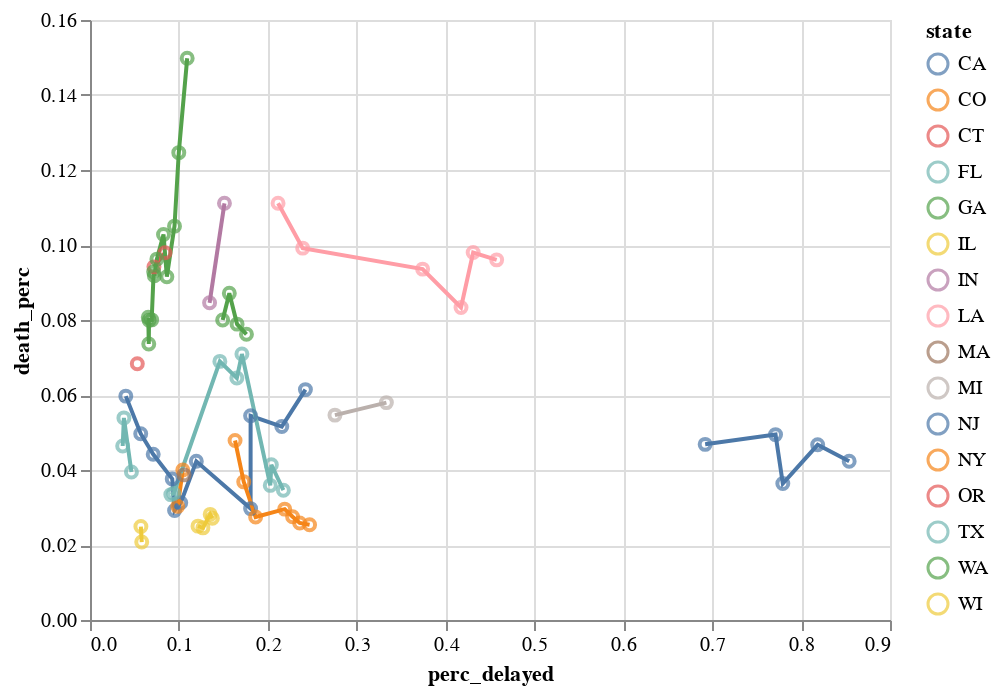

This figure's notebook cell:
### Code cell
y = "death_perc"
x = "perc_delayed"

h = (
    Chart(ddelayed)
    .mark_line()
    .encode(
        x=A.X(x, title=x),
        y=A.Y(y, title=y),
        color=color,
        tooltip=["perc_delayed_s", "death_perc_s", color, x, y, "date"],
    )
)

(h + h.mark_point()).interactive()

### Figure 1 — Vega-Lite specification as saved in the notebook (floating-point values rounded to 4 significant figures)
{"$schema": "https://vega.github.io/schema/vega-lite/v3.4.0.json", "config": {"mark": {"tooltip": null}, "view": {"height": 300, "width": 400}}, "data": {"name": "data-1d5f501b7d8dde80239d7b365ab811a1"}, "datasets": {"data-1d5f501b7d8dde80239d7b365ab811a1": [{"bdeath05": -24.41, "bdeath50": -19.6, "bdeath95": -15.85, "date": "2020-03-16T00:00:00", "death": 6, "death_perc": 0.0297, "death_perc_s": 3, "pdel05": 0.1628, "pdel50": 0.1802, "pdel95": 0.1981, "perc_delayed": 0.1807, "perc_delayed_s": 18.1, "pos_delayed": 202, "positive": 335, "prev_perc_delayed": 0.1807, "state": "CA", "tot_delayed": 1118, "total": 8316}, {"bdeath05": -19.69, "bdeath50": -15.94, "bdeath95": -13.05, "date": "2020-03-17T00:00:00", "death": 11, "death_perc": 0.05446, "death_perc_s": 5.4, "pdel05": 0.163, "pdel50": 0.1805, "pdel95": 0.1985, "perc_delayed": 0.1807, "perc_delayed_s": 18.1, "pos_delayed": 202, "positive": 483, "prev_perc_delayed": 0.1807, "state": "CA", "tot_delayed": 1118, "total": 8464}, {"bdeath05": -16.49, "bdeath50": -13.77, "bdeath95": -11.5, "date": "2020-03-18T00:00:00", "death": 13, "death_perc": 0.05159, "death_perc_s": 5.2, "pdel05": 0.1952, "pdel50": 0.2133, "pdel95": 0.2332, "perc_delayed": 0.2158, "perc_delayed_s": 21.6, "pos_delayed": 252, "positive": 611, "prev_perc_delayed": 0.1807, "state": "CA", "tot_delayed": 1168, "total": 8592}, {"bdeath05": -13.53, "bdeath50": -11.44, "bdeath95": -9.673, "date": "2020-03-19T00:00:00", "death": 18, "death_perc": 0.06143, "death_perc_s": 6.1, "pdel05": 0.2216, "pdel50": 0.2401, "pdel95": 0.2608, "perc_delayed": 0.2423, "perc_delayed_s": 24.2, "pos_delayed": 293, "positive": 924, "prev_perc_delayed": 0.2158, "state": "CA", "tot_delayed": 1209, "total": 9711}, {"bdeath05": -79.86, "bdeath50": -68.18, "bdeath95": -57.63, "date": "2020-03-20T00:00:00", "death": 20, "death_perc": 0.0597, "death_perc_s": 6, "pdel05": 0.03724, "pdel50": 0.0406, "pdel95": 0.0444, "perc_delayed": 0.04028, "perc_delayed_s": 4, "pos_delayed": 335, "positive": 1063, "prev_perc_delayed": 0.2423, "state": "CA", "tot_delayed": 8316, "total": 11487}, {"bdeath05": -59.63, "bdeath50": -52.04, "bdeath95": -45.56, "date": "2020-03-21T00:00:00", "death": 24, "death_perc": 0.04969, "death_perc_s": 5, "pdel05": 0.05297, "pdel50": 0.05696, "pdel95": 0.0611, "perc_delayed": 0.05707, "perc_delayed_s": 5.7, "pos_delayed": 483, "positive": 1279, "prev_perc_delayed": 0.04028, "state": "CA", "tot_delayed": 8464, "total": 12528}, {"bdeath05": -49.0, "bdeath50": -43.49, "bdeath95": -38.4, "date": "2020-03-22T00:00:00", "death": 27, "death_perc": 0.04419, "death_perc_s": 4.4, "pdel05": 0.0666, "pdel50": 0.07093, "pdel95": 0.07574, "perc_delayed": 0.07111, "perc_delayed_s": 7.1, "pos_delayed": 611, "positive": 1536, "prev_perc_delayed": 0.05707, "state": "CA", "tot_delayed": 8592, "total": 12840}, {"bdeath05": -41.05, "bdeath50": -36.97, "bdeath95": -33.41, "date": "2020-03-23T00:00:00", "death": 27, "death_perc": 0.02922, "death_perc_s": 2.9, "pdel05": 0.0904, "pdel50": 0.09504, "pdel95": 0.09991, "perc_delayed": 0.09515, "perc_delayed_s": 9.5, "pos_delayed": 924, "positive": 1733, "prev_perc_delayed": 0.07111, "state": "CA", "tot_delayed": 9711, "total": 26400}, {"bdeath05": -38.58, "bdeath50": -35.09, "bdeath95": -31.82, "date": "2020-03-24T00:00:00", "death": 40, "death_perc": 0.03763, "death_perc_s": 3.8, "pdel05": 0.08805, "pdel50": 0.09251, "pdel95": 0.0971, "perc_delayed": 0.09254, "perc_delayed_s": 9.3, "pos_delayed": 1063, "positive": 2102, "prev_perc_delayed": 0.09515, "state": "CA", "tot_delayed": 11487, "total": 27654}, {"bdeath05": -36.83, "bdeath50": -33.75, "bdeath95": -30.91, "date": "2020-03-25T00:00:00", "death": 40, "death_perc": 0.03127, "death_perc_s": 3.1, "pdel05": 0.0978, "pdel50": 0.1021, "pdel95": 0.1065, "perc_delayed": 0.1021, "perc_delayed_s": 10.2, "pos_delayed": 1279, "positive": 2102, "prev_perc_delayed": 0.09254, "state": "CA", "tot_delayed": 12528, "total": 27654}, {"bdeath05": -28.32, "bdeath50": -26.14, "bdeath95": -24.17, "date": "2020-03-26T00:00:00", "death": 65, "death_perc": 0.04232, "death_perc_s": 4.2, "pdel05": 0.1147, "pdel50": 0.1196, "pdel95": 0.1242, "perc_delayed": 0.1196, "perc_delayed_s": 12, "pos_delayed": 1536, "positive": 3006, "prev_perc_delayed": 0.1021, "state": "CA", "tot_delayed": 12840, "total": 77786}, {"bdeath05": -42.0, "bdeath50": -35.39, "bdeath95": -30.04, "date": "2020-03-25T00:00:00", "death": 11, "death_perc": 0.0303, "death_perc_s": 3, "pdel05": 0.09076, "pdel50": 0.09864, "pdel95": 0.1067, "perc_delayed": 0.09864, "perc_delayed_s": 9.9, "pos_delayed": 363, "positive": 912, "prev_perc_delayed": 0.09864, "state": "CO", "tot_delayed": 3680, "total": 7701}, {"bdeath05": -35.27, "bdeath50": -30.68, "bdeath95": -26.64, "date": "2020-03-26T00:00:00", "death": 19, "death_perc": 0.04, "death_perc_s": 4, "pdel05": 0.09692, "pdel50": 0.1044, "pdel95": 0.1119, "perc_delayed": 0.1044, "perc_delayed_s": 10.4, "pos_delayed": 475, "positive": 1086, "prev_perc_delayed": 0.09864, "state": "CO", "tot_delayed": 4550, "total": 8064}, {"bdeath05": -32.72, "bdeath50": -26.49, "bdeath95": -21.24, "date": "2020-03-25T00:00:00", "death": 19, "death_perc": 0.09794, "death_perc_s": 9.8, "pdel05": 0.07469, "pdel50": 0.08429, "pdel95": 0.09404, "perc_delayed": 0.08435, "perc_delayed_s": 8.4, "pos_delayed": 194, "positive": 875, "prev_perc_delayed": 0.08435, "state": "CT", "tot_delayed": 2300, "total": 5898}, {"bdeath05": -38.16, "bdeath50": -31.71, "bdeath95": -25.96, "date": "2020-03-26T00:00:00", "death": 21, "death_perc": 0.09417, "death_perc_s": 9.4, "pdel05": 0.06473, "pdel50": 0.07196, "pdel95": 0.07954, "perc_delayed": 0.07194, "perc_delayed_s": 7.2, "pos_delayed": 223, "positive": 1012, "prev_perc_delayed": 0.08435, "state": "CT", "tot_delayed": 3100, "total": 6637}, {"bdeath05": -23.81, "bdeath50": -18.15, "bdeath95": -13.8, "date": "2020-03-19T00:00:00", "death": 8, "death_perc": 0.06897, "death_perc_s": 6.9, "pdel05": 0.1262, "pdel50": 0.146, "pdel95": 0.1664, "perc_delayed": 0.1461, "perc_delayed_s": 14.6, "pos_delayed": 116, "positive": 390, "prev_perc_delayed": 0.1461, "state": "FL", "tot_delayed": 794, "total": 2942}, {"bdeath05": -19.68, "bdeath50": -15.45, "bdeath95": -12.08, "date": "2020-03-20T00:00:00", "death": 10, "death_perc": 0.07092, "death_perc_s": 7.1, "pdel05": 0.148, "pdel50": 0.1686, "pdel95": 0.19, "perc_delayed": 0.1709, "perc_delayed_s": 17.1, "pos_delayed": 141, "positive": 520, "prev_perc_delayed": 0.1461, "state": "FL", "tot_delayed": 825, "total": 3416}, {"bdeath05": -20.35, "bdeath50": -16.36, "bdeath95": -13.25, "date": "2020-03-21T00:00:00", "death": 12, "death_perc": 0.06452, "death_perc_s": 6.5, "pdel05": 0.1478, "pdel50": 0.165, "pdel95": 0.183, "perc_delayed": 0.1652, "perc_delayed_s": 16.5, "pos_delayed": 186, "positive": 658, "prev_perc_delayed": 0.1709, "state": "FL", "tot_delayed": 1126, "total": 8239}, {"bdeath05": -18.47, "bdeath50": -15.65, "bdeath95": -13.24, "date": "2020-03-22T00:00:00", "death": 13, "death_perc": 0.0414, "death_perc_s": 4.1, "pdel05": 0.1865, "pdel50": 0.2022, "pdel95": 0.219, "perc_delayed": 0.204, "perc_delayed_s": 20.4, "pos_delayed": 314, "positive": 830, "prev_perc_delayed": 0.1652, "state": "FL", "tot_delayed": 1539, "total": 9783}, {"bdeath05": -19.09, "bdeath50": -16.34, "bdeath95": -14.03, "date": "2020-03-23T00:00:00", "death": 14, "death_perc": 0.0359, "death_perc_s": 3.6, "pdel05": 0.1881, "pdel50": 0.2025, "pdel95": 0.2182, "perc_delayed": 0.2028, "perc_delayed_s": 20.3, "pos_delayed": 390, "positive": 1171, "prev_perc_delayed": 0.204, "state": "FL", "tot_delayed": 1923, "total": 13094}, {"bdeath05": -17.73, "bdeath50": -15.44, "bdeath95": -13.49, "date": "2020-03-24T00:00:00", "death": 18, "death_perc": 0.03462, "death_perc_s": 3.5, "pdel05": 0.2036, "pdel50": 0.2169, "pdel95": 0.231, "perc_delayed": 0.2176, "perc_delayed_s": 21.8, "pos_delayed": 520, "positive": 1412, "prev_perc_delayed": 0.2028, "state": "FL", "tot_delayed": 2390, "total": 15547}, {"bdeath05": -41.81, "bdeath50": -36.93, "bdeath95": -32.81, "date": "2020-03-25T00:00:00", "death": 22, "death_perc": 0.03343, "death_perc_s": 3.3, "pdel05": 0.08601, "pdel50": 0.09154, "pdel95": 0.0972, "perc_delayed": 0.09092, "perc_delayed_s": 9.1, "pos_delayed": 658, "positive": 1682, "prev_perc_delayed": 0.2176, "state": "FL", "tot_delayed": 7237, "total": 18289}, {"bdeath05": -40.04, "bdeath50": -35.79, "bdeath95": -32.03, "date": "2020-03-26T00:00:00", "death": 28, "death_perc": 0.03373, "death_perc_s": 3.4, "pdel05": 0.08902, "pdel50": 0.09398, "pdel95": 0.09931, "perc_delayed": 0.0941, "perc_delayed_s": 9.4, "pos_delayed": 830, "positive": 2355, "prev_perc_delayed": 0.09092, "state": "FL", "tot_delayed": 8820, "total": 27539}, {"bdeath05": -17.91, "bdeath50": -15.12, "bdeath95": -12.69, "date": "2020-03-23T00:00:00", "death": 25, "death_perc": 0.08711, "death_perc_s": 8.7, "pdel05": 0.1432, "pdel50": 0.1565, "pdel95": 0.1704, "perc_delayed": 0.1567, "perc_delayed_s": 15.7, "pos_delayed": 287, "positive": 772, "prev_perc_delayed": 0.1567, "state": "GA", "tot_delayed": 1831, "total": 5069}, {"bdeath05": -16.47, "bdeath50": -14.29, "bdeath95": -12.32, "date": "2020-03-24T00:00:00", "death": 32, "death_perc": 0.07619, "death_perc_s": 7.6, "pdel05": 0.1627, "pdel50": 0.1755, "pdel95": 0.1884, "perc_delayed": 0.176, "perc_delayed_s": 17.6, "pos_delayed": 420, "positive": 1026, "prev_perc_delayed": 0.1567, "state": "GA", "tot_delayed": 2386, "total": 5484}, {"bdeath05": -16.94, "bdeath50": -14.89, "bdeath95": -13.09, "date": "2020-03-25T00:00:00", "death": 40, "death_perc": 0.0789, "death_perc_s": 7.9, "pdel05": 0.1549, "pdel50": 0.1658, "pdel95": 0.1769, "perc_delayed": 0.1655, "perc_delayed_s": 16.5, "pos_delayed": 507, "positive": 1247, "prev_perc_delayed": 0.176, "state": "GA", "tot_delayed": 3064, "total": 6179}, {"bdeath05": -18.42, "bdeath50": -16.43, "bdeath95": -14.56, "date": "2020-03-26T00:00:00", "death": 48, "death_perc": 0.08, "death_perc_s": 8, "pdel05": 0.1408, "pdel50": 0.1495, "pdel95": 0.1584, "perc_delayed": 0.1493, "perc_delayed_s": 14.9, "pos_delayed": 600, "positive": 1525, "prev_perc_delayed": 0.1655, "state": "GA", "tot_delayed": 4020, "total": 8926}, {"bdeath05": -31.03, "bdeath50": -26.43, "bdeath95": -22.68, "date": "2020-03-23T00:00:00", "death": 12, "death_perc": 0.02817, "death_perc_s": 2.8, "pdel05": 0.1252, "pdel50": 0.135, "pdel95": 0.145, "perc_delayed": 0.1352, "perc_delayed_s": 13.5, "pos_delayed": 426, "positive": 1285, "prev_perc_delayed": 0.1352, "state": "IL", "tot_delayed": 3151, "total": 9868}, {"bdeath05": -29.82, "bdeath50": -26.2, "bdeath95": -22.9, "date": "2020-03-24T00:00:00", "death": 16, "death_perc": 0.02712, "death_perc_s": 2.7, "pdel05": 0.1292, "pdel50": 0.1376, "pdel95": 0.1463, "perc_delayed": 0.1377, "perc_delayed_s": 13.8, "pos_delayed": 590, "positive": 1551, "prev_perc_delayed": 0.1352, "state": "IL", "tot_delayed": 4286, "total": 11485}, {"bdeath05": -34.18, "bdeath50": -30.26, "bdeath95": -26.87, "date": "2020-03-25T00:00:00", "death": 19, "death_perc": 0.02503, "death_perc_s": 2.5, "pdel05": 0.1148, "pdel50": 0.1216, "pdel95": 0.1284, "perc_delayed": 0.1215, "perc_delayed_s": 12.1, "pos_delayed": 759, "positive": 1865, "prev_perc_delayed": 0.1377, "state": "IL", "tot_delayed": 6247, "total": 14209}, {"bdeath05": -32.22, "bdeath50": -29.1, "bdeath95": -26.26, "date": "2020-03-26T00:00:00", "death": 26, "death_perc": 0.02457, "death_perc_s": 2.5, "pdel05": 0.1212, "pdel50": 0.1269, "pdel95": 0.1329, "perc_delayed": 0.127, "perc_delayed_s": 12.7, "pos_delayed": 1058, "positive": 2538, "prev_perc_delayed": 0.1215, "state": "IL", "tot_delayed": 8329, "total": 16631}, {"bdeath05": -17.83, "bdeath50": -13.88, "bdeath95": -10.7, "date": "2020-03-25T00:00:00", "death": 14, "death_perc": 0.1111, "death_perc_s": 11.1, "pdel05": 0.1317, "pdel50": 0.151, "pdel95": 0.1705, "perc_delayed": 0.1513, "perc_delayed_s": 15.1, "pos_delayed": 126, "positive": 477, "prev_perc_delayed": 0.1513, "state": "IN", "tot_delayed": 833, "total": 3356}, {"bdeath05": -21.87, "bdeath50": -17.81, "bdeath95": -14.53, "date": "2020-03-26T00:00:00", "death": 17, "death_perc": 0.08458, "death_perc_s": 8.5, "pdel05": 0.1211, "pdel50": 0.1348, "pdel95": 0.1498, "perc_delayed": 0.1345, "perc_delayed_s": 13.5, "pos_delayed": 201, "positive": 645, "prev_perc_delayed": 0.1513, "state": "IN", "tot_delayed": 1494, "total": 4651}, {"bdeath05": -7.54, "bdeath50": -6.14, "bdeath95": -4.97, "date": "2020-03-21T00:00:00", "death": 16, "death_perc": 0.09357, "death_perc_s": 9.4, "pdel05": 0.3399, "pdel50": 0.3732, "pdel95": 0.4062, "perc_delayed": 0.3742, "perc_delayed_s": 37.4, "pos_delayed": 171, "positive": 585, "prev_perc_delayed": 0.3742, "state": "LA", "tot_delayed": 457, "total": 2765}, {"bdeath05": -7.034, "bdeath50": -5.884, "bdeath95": -4.912, "date": "2020-03-22T00:00:00", "death": 20, "death_perc": 0.08333, "death_perc_s": 8.3, "pdel05": 0.3794, "pdel50": 0.4095, "pdel95": 0.4412, "perc_delayed": 0.4174, "perc_delayed_s": 41.7, "pos_delayed": 240, "positive": 837, "prev_perc_delayed": 0.3742, "state": "LA", "tot_delayed": 575, "total": 3498}, {"bdeath05": -6.005, "bdeath50": -5.2, "bdeath95": -4.475, "date": "2020-03-23T00:00:00", "death": 34, "death_perc": 0.09798, "death_perc_s": 9.8, "pdel05": 0.4015, "pdel50": 0.4287, "pdel95": 0.4562, "perc_delayed": 0.4311, "perc_delayed_s": 43.1, "pos_delayed": 347, "positive": 1172, "prev_perc_delayed": 0.4174, "state": "LA", "tot_delayed": 805, "total": 5948}, {"bdeath05": -5.614, "bdeath50": -4.945, "bdeath95": -4.368, "date": "2020-03-24T00:00:00", "death": 46, "death_perc": 0.09603, "death_perc_s": 9.6, "pdel05": 0.4316, "pdel50": 0.4544, "pdel95": 0.4767, "perc_delayed": 0.4575, "perc_delayed_s": 45.7, "pos_delayed": 479, "positive": 1388, "prev_perc_delayed": 0.4311, "state": "LA", "tot_delayed": 1047, "total": 8603}, {"bdeath05": -10.72, "bdeath50": -9.559, "bdeath95": -8.5, "date": "2020-03-25T00:00:00", "death": 65, "death_perc": 0.1111, "death_perc_s": 11.1, "pdel05": 0.2053, "pdel50": 0.2181, "pdel95": 0.2312, "perc_delayed": 0.2116, "perc_delayed_s": 21.2, "pos_delayed": 585, "positive": 1795, "prev_perc_delayed": 0.4575, "state": "LA", "tot_delayed": 2765, "total": 11451}, {"bdeath05": -10.19, "bdeath50": -9.252, "bdeath95": -8.401, "date": "2020-03-26T00:00:00", "death": 83, "death_perc": 0.09916, "death_perc_s": 9.9, "pdel05": 0.2272, "pdel50": 0.2387, "pdel95": 0.25, "perc_delayed": 0.2393, "perc_delayed_s": 23.9, "pos_delayed": 837, "positive": 2305, "prev_perc_delayed": 0.2116, "state": "LA", "tot_delayed": 3498, "total": 18029}, {"bdeath05": -34.35, "bdeath50": -30.48, "bdeath95": -26.98, "date": "2020-03-26T00:00:00", "death": 25, "death_perc": 0.0387, "death_perc_s": 3.9, "pdel05": 0.09943, "pdel50": 0.1057, "pdel95": 0.1124, "perc_delayed": 0.1058, "perc_delayed_s": 10.6, "pos_delayed": 646, "positive": 2417, "prev_perc_delayed": 0.1058, "state": "MA", "tot_delayed": 6105, "total": 23621}, {"bdeath05": -11.46, "bdeath50": -10.38, "bdeath95": -9.39, "date": "2020-03-25T00:00:00", "death": 43, "death_perc": 0.05464, "death_perc_s": 5.5, "pdel05": 0.2623, "pdel50": 0.2754, "pdel95": 0.2885, "perc_delayed": 0.2756, "perc_delayed_s": 27.6, "pos_delayed": 787, "positive": 2294, "prev_perc_delayed": 0.2756, "state": "MI", "tot_delayed": 2856, "total": 4363}, {"bdeath05": -9.192, "bdeath50": -8.431, "bdeath95": -7.731, "date": "2020-03-26T00:00:00", "death": 60, "death_perc": 0.05797, "death_perc_s": 5.8, "pdel05": 0.318, "pdel50": 0.3313, "pdel95": 0.3452, "perc_delayed": 0.3334, "perc_delayed_s": 33.3, "pos_delayed": 1035, "positive": 2856, "prev_perc_delayed": 0.2756, "state": "MI", "tot_delayed": 3104, "total": 9406}, {"bdeath05": -4.999, "bdeath50": -4.379, "bdeath95": -3.823, "date": "2020-03-22T00:00:00", "death": 20, "death_perc": 0.04684, "death_perc_s": 4.7, "pdel05": 0.6618, "pdel50": 0.6909, "pdel95": 0.7198, "perc_delayed": 0.6921, "perc_delayed_s": 69.2, "pos_delayed": 427, "positive": 1914, "prev_perc_delayed": 0.6921, "state": "NJ", "tot_delayed": 617, "total": 2290}, {"bdeath05": -4.723, "bdeath50": -4.258, "bdeath95": -3.846, "date": "2020-03-23T00:00:00", "death": 27, "death_perc": 0.03639, "death_perc_s": 3.6, "pdel05": 0.7497, "pdel50": 0.7718, "pdel95": 0.7929, "perc_delayed": 0.7794, "perc_delayed_s": 77.9, "pos_delayed": 742, "positive": 2844, "prev_perc_delayed": 0.6921, "state": "NJ", "tot_delayed": 952, "total": 3297}, {"bdeath05": -4.185, "bdeath50": -3.846, "bdeath95": -3.52, "date": "2020-03-24T00:00:00", "death": 44, "death_perc": 0.04944, "death_perc_s": 4.9, "pdel05": 0.7515, "pdel50": 0.7711, "pdel95": 0.7902, "perc_delayed": 0.7712, "perc_delayed_s": 77.1, "pos_delayed": 890, "positive": 3675, "prev_perc_delayed": 0.7794, "state": "NJ", "tot_delayed": 1154, "total": 12045}, {"bdeath05": -3.983, "bdeath50": -3.703, "bdeath95": -3.445, "date": "2020-03-25T00:00:00", "death": 62, "death_perc": 0.04672, "death_perc_s": 4.7, "pdel05": 0.8009, "pdel50": 0.8165, "pdel95": 0.8317, "perc_delayed": 0.8186, "perc_delayed_s": 81.9, "pos_delayed": 1327, "positive": 4402, "prev_perc_delayed": 0.7712, "state": "NJ", "tot_delayed": 1621, "total": 14854}, {"bdeath05": -3.906, "bdeath50": -3.661, "bdeath95": -3.439, "date": "2020-03-26T00:00:00", "death": 81, "death_perc": 0.04232, "death_perc_s": 4.2, "pdel05": 0.8406, "pdel50": 0.8529, "pdel95": 0.8644, "perc_delayed": 0.8541, "perc_delayed_s": 85.4, "pos_delayed": 1914, "positive": 6876, "prev_perc_delayed": 0.8186, "state": "NJ", "tot_delayed": 2241, "total": 20537}, {"bdeath05": -20.87, "bdeath50": -18.92, "bdeath95": -17.17, "date": "2020-03-20T00:00:00", "death": 35, "death_perc": 0.03684, "death_perc_s": 3.7, "pdel05": 0.1649, "pdel50": 0.1729, "pdel95": 0.1811, "perc_delayed": 0.1729, "perc_delayed_s": 17.3, "pos_delayed": 950, "positive": 7102, "prev_perc_delayed": 0.1729, "state": "NY", "tot_delayed": 5493, "total": 32427}, {"bdeath05": -16.65, "bdeath50": -15.46, "bdeath95": -14.31, "date": "2020-03-21T00:00:00", "death": 44, "death_perc": 0.02588, "death_perc_s": 2.6, "pdel05": 0.2273, "pdel50": 0.2351, "pdel95": 0.2433, "perc_delayed": 0.2359, "perc_delayed_s": 23.6, "pos_delayed": 1700, "positive": 10356, "prev_perc_delayed": 0.1729, "state": "NY", "tot_delayed": 7206, "total": 45437}, {"bdeath05": -19.44, "bdeath50": -18.32, "bdeath95": -17.21, "date": "2020-03-22T00:00:00", "death": 114, "death_perc": 0.04786, "death_perc_s": 4.8, "pdel05": 0.1585, "pdel50": 0.1634, "pdel95": 0.1686, "perc_delayed": 0.1632, "perc_delayed_s": 16.3, "pos_delayed": 2382, "positive": 15168, "prev_perc_delayed": 0.2359, "state": "NY", "tot_delayed": 14597, "total": 61401}, {"bdeath05": -20.11, "bdeath50": -19.16, "bdeath95": -18.25, "date": "2020-03-23T00:00:00", "death": 114, "death_perc": 0.02746, "death_perc_s": 2.7, "pdel05": 0.1821, "pdel50": 0.1863, "pdel95": 0.1904, "perc_delayed": 0.1863, "perc_delayed_s": 18.6, "pos_delayed": 4152, "positive": 20875, "prev_perc_delayed": 0.1632, "state": "NY", "tot_delayed": 22284, "total": 78289}, {"bdeath05": -16.57, "bdeath50": -15.96, "bdeath95": -15.35, "date": "2020-03-24T00:00:00", "death": 210, "death_perc": 0.02957, "death_perc_s": 3, "pdel05": 0.2151, "pdel50": 0.2189, "pdel95": 0.2229, "perc_delayed": 0.219, "perc_delayed_s": 21.9, "pos_delayed": 7102, "positive": 25665, "prev_perc_delayed": 0.1863, "state": "NY", "tot_delayed": 32427, "total": 91270}, {"bdeath05": -16.15, "bdeath50": -15.65, "bdeath95": -15.16, "date": "2020-03-25T00:00:00", "death": 285, "death_perc": 0.02752, "death_perc_s": 2.8, "pdel05": 0.2246, "pdel50": 0.2279, "pdel95": 0.2311, "perc_delayed": 0.2279, "perc_delayed_s": 22.8, "pos_delayed": 10356, "positive": 30811, "prev_perc_delayed": 0.219, "state": "NY", "tot_delayed": 45437, "total": 103479}, {"bdeath05": -15.17, "bdeath50": -14.77, "bdeath95": -14.4, "date": "2020-03-26T00:00:00", "death": 385, "death_perc": 0.02538, "death_perc_s": 2.5, "pdel05": 0.2442, "pdel50": 0.247, "pdel95": 0.2499, "perc_delayed": 0.247, "perc_delayed_s": 24.7, "pos_delayed": 15168, "positive": 37258, "prev_perc_delayed": 0.2279, "state": "NY", "tot_delayed": 61401, "total": 122104}, {"bdeath05": -62.76, "bdeath50": -49.8, "bdeath95": -39.19, "date": "2020-03-26T00:00:00", "death": 11, "death_perc": 0.06832, "death_perc_s": 6.8, "pdel05": 0.0468, "pdel50": 0.0531, "pdel95": 0.0599, "perc_delayed": 0.05322, "perc_delayed_s": 5.3, "pos_delayed": 161, "positive": 327, "prev_perc_delayed": 0.05322, "state": "OR", "tot_delayed": 3025, "total": 7280}, {"bdeath05": -104.1, "bdeath50": -83.37, "bdeath95": -66.88, "date": "2020-03-24T00:00:00", "death": 9, "death_perc": 0.04639, "death_perc_s": 4.6, "pdel05": 0.03266, "pdel50": 0.03672, "pdel95": 0.04101, "perc_delayed": 0.03676, "perc_delayed_s": 3.7, "pos_delayed": 194, "positive": 410, "prev_perc_delayed": 0.03676, "state": "TX", "tot_delayed": 5277, "total": 11167}, {"bdeath05": -83.14, "bdeath50": -69.12, "bdeath95": -57.49, "date": "2020-03-25T00:00:00", "death": 12, "death_perc": 0.03947, "death_perc_s": 3.9, "pdel05": 0.04224, "pdel50": 0.04652, "pdel95": 0.05106, "perc_delayed": 0.04661, "perc_delayed_s": 4.7, "pos_delayed": 304, "positive": 974, "prev_perc_delayed": 0.03676, "state": "TX", "tot_delayed": 6522, "total": 13494}, {"bdeath05": -89.16, "bdeath50": -75.74, "bdeath95": -64.34, "date": "2020-03-26T00:00:00", "death": 18, "death_perc": 0.05389, "death_perc_s": 5.4, "pdel05": 0.03472, "pdel50": 0.03812, "pdel95": 0.04163, "perc_delayed": 0.03815, "perc_delayed_s": 3.8, "pos_delayed": 334, "positive": 1396, "prev_perc_delayed": 0.04661, "state": "TX", "tot_delayed": 8756, "total": 21424}, {"bdeath05": -19.23, "bdeath50": -15.89, "bdeath95": -13.0, "date": "2020-03-15T00:00:00", "death": 40, "death_perc": 0.1498, "death_perc_s": 15, "pdel05": 0.0991, "pdel50": 0.1093, "pdel95": 0.1202, "perc_delayed": 0.1093, "perc_delayed_s": 10.9, "pos_delayed": 267, "positive": 642, "prev_perc_delayed": 0.1093, "state": "WA", "tot_delayed": 2442, "total": 7764}, {"bdeath05": -23.06, "bdeath50": -19.61, "bdeath95": -16.58, "date": "2020-03-16T00:00:00", "death": 42, "death_perc": 0.1246, "death_perc_s": 12.5, "pdel05": 0.09156, "pdel50": 0.09992, "pdel95": 0.1086, "perc_delayed": 0.09988, "perc_delayed_s": 10, "pos_delayed": 337, "positive": 769, "prev_perc_delayed": 0.1093, "state": "WA", "tot_delayed": 3374, "total": 10220}, {"bdeath05": -25.94, "bdeath50": -22.59, "bdeath95": -19.63, "date": "2020-03-17T00:00:00", "death": 48, "death_perc": 0.105, "death_perc_s": 10.5, "pdel05": 0.08828, "pdel50": 0.09506, "pdel95": 0.1023, "perc_delayed": 0.09507, "perc_delayed_s": 9.5, "pos_delayed": 457, "positive": 904, "prev_perc_delayed": 0.09988, "state": "WA", "tot_delayed": 4807, "total": 12486}, {"bdeath05": -30.09, "bdeath50": -26.57, "bdeath95": -23.51, "date": "2020-03-18T00:00:00", "death": 52, "death_perc": 0.09155, "death_perc_s": 9.2, "pdel05": 0.08094, "pdel50": 0.0865, "pdel95": 0.09229, "perc_delayed": 0.08647, "perc_delayed_s": 8.6, "pos_delayed": 568, "positive": 1012, "prev_perc_delayed": 0.09507, "state": "WA", "tot_delayed": 6569, "total": 14129}, {"bdeath05": -29.56, "bdeath50": -26.25, "bdeath95": -23.36, "date": "2020-03-19T00:00:00", "death": 66, "death_perc": 0.1028, "death_perc_s": 10.3, "pdel05": 0.07763, "pdel50": 0.08259, "pdel95": 0.08777, "perc_delayed": 0.08269, "perc_delayed_s": 8.3, "pos_delayed": 642, "positive": 1187, "prev_perc_delayed": 0.08647, "state": "WA", "tot_delayed": 7764, "total": 17105}, {"bdeath05": -33.07, "bdeath50": -29.88, "bdeath95": -26.81, "date": "2020-03-20T00:00:00", "death": 74, "death_perc": 0.09623, "death_perc_s": 9.6, "pdel05": 0.07111, "pdel50": 0.0752, "pdel95": 0.07959, "perc_delayed": 0.07524, "perc_delayed_s": 7.5, "pos_delayed": 769, "positive": 1376, "prev_perc_delayed": 0.08269, "state": "WA", "tot_delayed": 10220, "total": 20712}, {"bdeath05": -34.87, "bdeath50": -31.78, "bdeath95": -28.78, "date": "2020-03-21T00:00:00", "death": 83, "death_perc": 0.09181, "death_perc_s": 9.2, "pdel05": 0.0687, "pdel50": 0.07234, "pdel95": 0.07623, "perc_delayed": 0.0724, "perc_delayed_s": 7.2, "pos_delayed": 904, "positive": 1524, "prev_perc_delayed": 0.07524, "state": "WA", "tot_delayed": 12486, "total": 23243}, {"bdeath05": -34.81, "bdeath50": -31.87, "bdeath95": -29.06, "date": "2020-03-22T00:00:00", "death": 94, "death_perc": 0.09289, "death_perc_s": 9.3, "pdel05": 0.06819, "pdel50": 0.07157, "pdel95": 0.07512, "perc_delayed": 0.07163, "perc_delayed_s": 7.2, "pos_delayed": 1012, "positive": 1793, "prev_perc_delayed": 0.0724, "state": "WA", "tot_delayed": 14129, "total": 27121}, {"bdeath05": -38.35, "bdeath50": -35.26, "bdeath95": -32.47, "date": "2020-03-23T00:00:00", "death": 95, "death_perc": 0.08003, "death_perc_s": 8, "pdel05": 0.06617, "pdel50": 0.06936, "pdel95": 0.07255, "perc_delayed": 0.06939, "perc_delayed_s": 6.9, "pos_delayed": 1187, "positive": 1996, "prev_perc_delayed": 0.07163, "state": "WA", "tot_delayed": 17105, "total": 30875}, {"bdeath05": -39.78, "bdeath50": -36.87, "bdeath95": -34.0, "date": "2020-03-24T00:00:00", "death": 110, "death_perc": 0.07994, "death_perc_s": 8, "pdel05": 0.06358, "pdel50": 0.06643, "pdel95": 0.06928, "perc_delayed": 0.06643, "perc_delayed_s": 6.6, "pos_delayed": 1376, "positive": 2221, "prev_perc_delayed": 0.06939, "state": "WA", "tot_delayed": 20712, "total": 33933}, {"bdeath05": -40.11, "bdeath50": -37.16, "bdeath95": -34.41, "date": "2020-03-25T00:00:00", "death": 123, "death_perc": 0.08071, "death_perc_s": 8.1, "pdel05": 0.06289, "pdel50": 0.06552, "pdel95": 0.0683, "perc_delayed": 0.06557, "perc_delayed_s": 6.6, "pos_delayed": 1524, "positive": 2469, "prev_perc_delayed": 0.06643, "state": "WA", "tot_delayed": 23243, "total": 34181}, {"bdeath05": -41.11, "bdeath50": -38.34, "bdeath95": -35.81, "date": "2020-03-26T00:00:00", "death": 132, "death_perc": 0.07362, "death_perc_s": 7.4, "pdel05": 0.06367, "pdel50": 0.0661, "pdel95": 0.06859, "perc_delayed": 0.06611, "perc_delayed_s": 6.6, "pos_delayed": 1793, "positive": 2580, "prev_perc_delayed": 0.06557, "state": "WA", "tot_delayed": 27121, "total": 34292}, {"bdeath05": -79.91, "bdeath50": -64.99, "bdeath95": -53.15, "date": "2020-03-25T00:00:00", "death": 7, "death_perc": 0.02491, "death_perc_s": 2.5, "pdel05": 0.05181, "pdel50": 0.05719, "pdel95": 0.06283, "perc_delayed": 0.05724, "perc_delayed_s": 5.7, "pos_delayed": 281, "positive": 585, "prev_perc_delayed": 0.05724, "state": "WI", "tot_delayed": 4909, "total": 10674}, {"bdeath05": -79.8, "bdeath50": -67.13, "bdeath95": -56.49, "date": "2020-03-26T00:00:00", "death": 8, "death_perc": 0.02078, "death_perc_s": 2.1, "pdel05": 0.05337, "pdel50": 0.05809, "pdel95": 0.06283, "perc_delayed": 0.0582, "perc_delayed_s": 5.8, "pos_delayed": 385, "positive": 707, "prev_perc_delayed": 0.05724, "state": "WI", "tot_delayed": 6615, "total": 12290}]}, "layer": [{"encoding": {"color": {"field": "state", "type": "nominal"}, "tooltip": [{"field": "perc_delayed_s", "type": "quantitative"}, {"field": "death_perc_s", "type": "quantitative"}, {"field": "state", "type": "nominal"}, {"field": "perc_delayed", "type": "quantitative"}, {"field": "death_perc", "type": "quantitative"}, {"field": "date", "type": "temporal"}], "x": {"field": "perc_delayed", "title": "perc_delayed", "type": "quantitative"}, "y": {"field": "death_perc", "title": "death_perc", "type": "quantitative"}}, "mark": "line", "selection": {"selector018": {"bind": "scales", "encodings": ["x", "y"], "type": "interval"}}}, {"encoding": {"color": {"field": "state", "type": "nominal"}, "tooltip": [{"field": "perc_delayed_s", "type": "quantitative"}, {"field": "death_perc_s", "type": "quantitative"}, {"field": "state", "type": "nominal"}, {"field": "perc_delayed", "type": "quantitative"}, {"field": "death_perc", "type": "quantitative"}, {"field": "date", "type": "temporal"}], "x": {"field": "perc_delayed", "title": "perc_delayed", "type": "quantitative"}, "y": {"field": "death_perc", "title": "death_perc", "type": "quantitative"}}, "mark": "point"}]}
